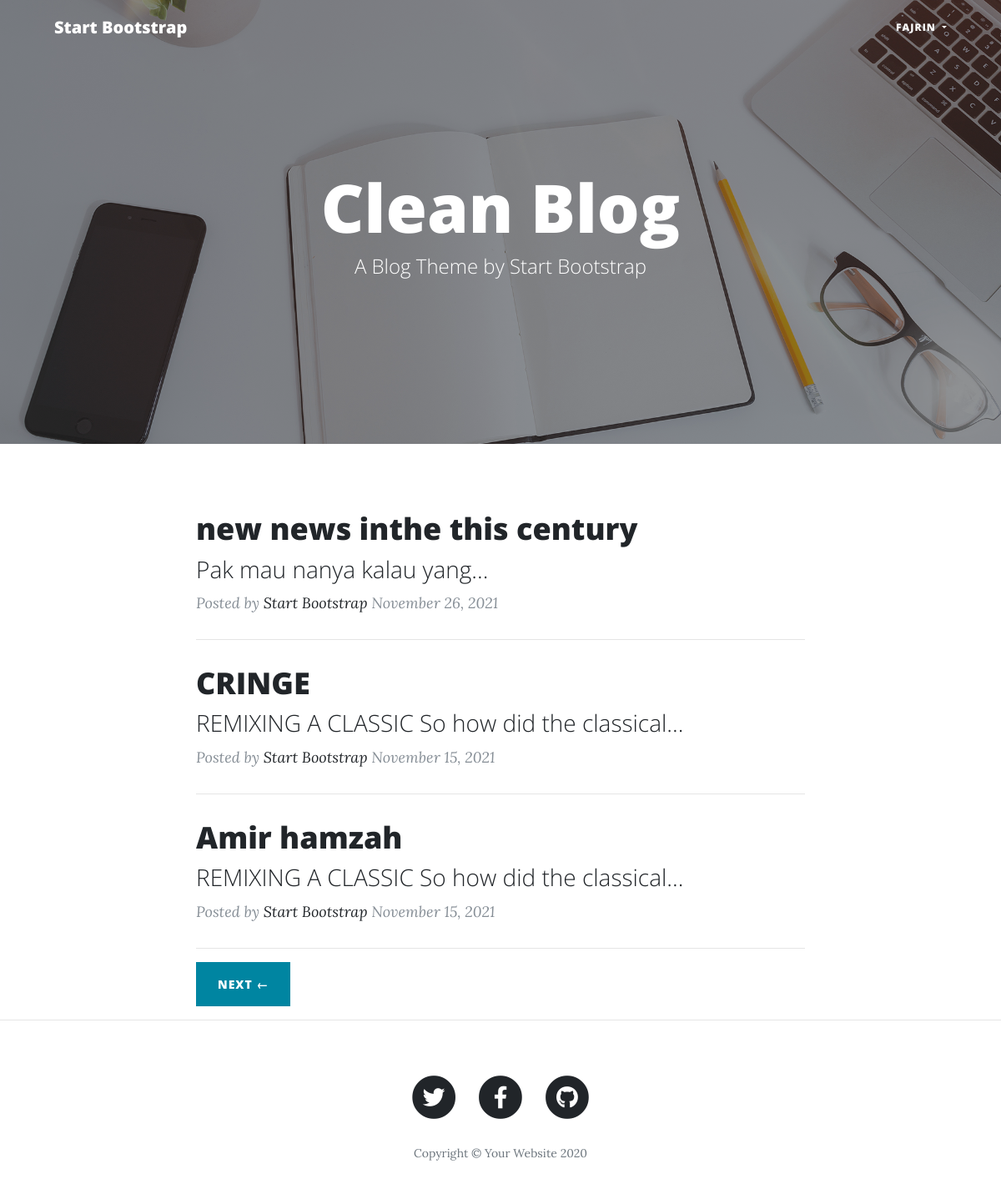
Page / (signed in) on the committed database.
### affairs/models.py (models this page shows, shortened)
class admindb(db.Model, UserMixin):
    id = db.Column(db.Integer, primary_key=True)
    username = db.Column(db.String(100), nullable=False)
    email = db.Column(db.String(50), nullable=False, unique=True)
    password = db.Column(db.String(80), nullable=False)

class Artikel(db.Model):
    id = db.Column(db.Integer, primary_key=True)
    judul = db.Column(db.String(255), nullable=False)
    konten = db.Column(db.Text, nullable=False)
    thumbnail = db.Column(db.String(255), nullable=False)
    tgl_post = db.Column(db.DateTime, nullable=False, default=datetime.utcnow)
    kategori_id = db.Column(db.Integer, db.ForeignKey('kategori.id'), nullable=False)

### affairs/admin/routes.py (the view)
@admingam.route("/")
def home():
    halaman = request.args.get('halaman', 1, type=int)
    daf_ar = Artikel.query.order_by(Artikel.id.desc()).paginate(page=halaman, per_page=3)
    return render_template("index.html", daf_ar=daf_ar)

### affairs/models.py (called while the page is built)
@login_manager.user_loader
def load_user(admindb_id):
    return admindb.query.get(int(admindb_id))

### affairs/templates/index.html (shortened to what this page needs)
<!DOCTYPE html>
<html lang="en">
<head>
  <link href="../static/vendor/bootstrap/css/bootstrap.min.css" rel="stylesheet">
  <link href="../static/vendor/fontawesome-free/css/all.min.css" rel="stylesheet" type="text/css">
  <link href="../static/css/clean-blog.min.css" rel="stylesheet">
</head>
<body>
  <nav class="navbar navbar-expand-lg navbar-light fixed-top" id="mainNav">
    <div class="container">
      <a class="navbar-brand" href="index.html">Start Bootstrap</a>
      <div class="collapse navbar-collapse" id="navbarResponsive">
        <ul class="navbar-nav ml-auto">
          {% if current_user.is_authenticated %}
          <li class="nav-item dropdown">
            <a class="nav-link dropdown-toggle" href="#" id="navbarDropdown" role="button" data-toggle="dropdown" aria-haspopup="true" aria-expanded="false">
               {{current_user.username}}
            </a>
          </li>
        {% endif %}
        </ul>
      </div>
    </div>
  </nav>
  <header class="masthead" style="background-image: url('img/home-bg.jpg')">
    <div class="overlay"></div>
    <div class="container">
      <div class="row">
        <div class="col-lg-8 col-md-10 mx-auto">
          <div class="site-heading">
            <h1>Clean Blog</h1>
            <span class="subheading">A Blog Theme by Start Bootstrap</span>
          </div>
        </div>
      </div>
    </div>
  </header>
  <div class="container">
    <div class="row">
      <div class="col-lg-8 col-md-10 mx-auto">
        {% for df in daf_ar.items %}
        <div class="post-preview">
          <a href="{{url_for('admingam.baca_ar', id=df.id)}}">
            <h2 class="post-title">
             {{df.judul}}
            </h2>
            <h3 class="post-subtitle">
              {{df.konten | truncate(50) | striptags()}}
            </h3>
          </a>
          <p class="post-meta">Posted by
            <a href="#">Start Bootstrap</a>
            {{df.tgl_post.strftime('%B %d, %Y')}}</p>
        </div>
        <hr>
        {% endfor %}
        <div class="clearfix">
          {% if daf_ar.has_next %}
          <a class="btn btn-primary float-left" href="{{url_for('admingam.home', halaman=daf_ar.next_num)}}">Next  &larr; </a>
          {% endif %}
        </div>
      </div>
    </div>
  </div>
  <hr>
  <footer>
    <div class="container">
      <div class="row">
        <div class="col-lg-8 col-md-10 mx-auto">
          <ul class="list-inline text-center">
            <li class="list-inline-item">
              <a href="#">
                <span class="fa-stack fa-lg">
                  <i class="fas fa-circle fa-stack-2x"></i>
                  <i class="fab fa-twitter fa-stack-1x fa-inverse"></i>
                </span>
              </a>
            </li>
            <li class="list-inline-item">
              <a href="#">
                <span class="fa-stack fa-lg">
                  <i class="fas fa-circle fa-stack-2x"></i>
                  <i class="fab fa-facebook-f fa-stack-1x fa-inverse"></i>
                </span>
              </a>
            </li>
            <li class="list-inline-item">
              <a href="#">
                <span class="fa-stack fa-lg">
                  <i class="fas fa-circle fa-stack-2x"></i>
                  <i class="fab fa-github fa-stack-1x fa-inverse"></i>
                </span>
              </a>
            </li>
          </ul>
          <p class="copyright text-muted">Copyright &copy; Your Website 2020</p>
        </div>
      </div>
    </div>
  </footer>
</body>
</html>

### rows in the picture
admindb: username "FAJRIN"
Artikel: judul "new news inthe this century", konten "Pak mau nanya kalau yang...", tgl_post "November 26, 2021"
Artikel: judul "CRINGE", konten "REMIXING A CLASSIC So how did the classical...", tgl_post "November 15, 2021"
Artikel: judul "Amir hamzah", konten "REMIXING A CLASSIC So how did the classical...", tgl_post "November 15, 2021"
